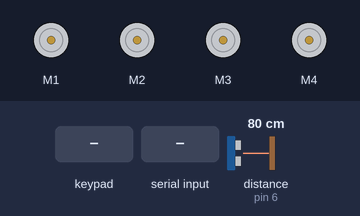
This sketch was run on a simulated Arduino Uno, built with avr-gcc and run on an emulated ATmega328P. On the bench: 4 × DC motor (green arrow = forward, orange = backward, longer = faster). Wiring (inferred from the names in the program): ultrasonic range finder: trigger pin 7; echo pin 6. The inputs (shaded band) are chosen by the test bench; at power-on: distance to the obstacle (sensor on pin 6) 80 cm. The echo pulse lasts 58.3 µs per cm; what the sketch prints to the serial monitor is not drawn.

Above: at 1.2 s.
1.3 s: key 'X' pressed
At 2.2 s:
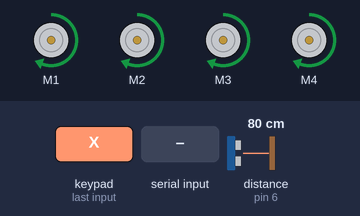
2.8 s: "move_left\n" received over Serial
At 3.6 s:
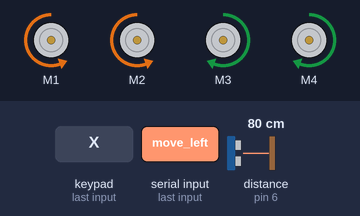
5.3 s: "move_right\n" received over Serial
At 6.1 s:
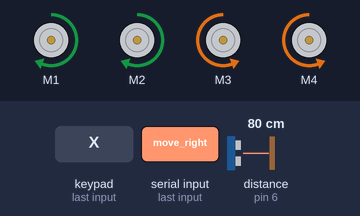
7.8 s: distance to the obstacle (sensor on pin 6) set to 22 cm
9.3 s: distance to the obstacle (sensor on pin 6) set to 19 cm
Timing chart, 0 to 12.3 s (numbered marks = the images above; inputs shaded):
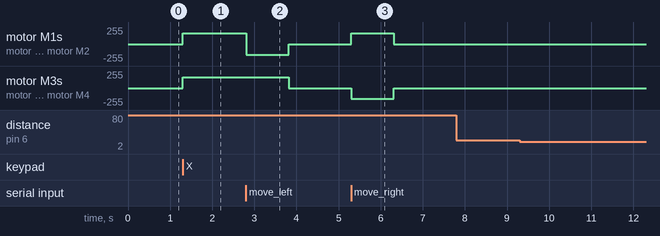

Measured:
- after the input at 1.3 s, motor M1–4: stopped → forward 160/255 at once
- after the input at 2.8 s, motor M1, motor M2: forward 160/255 → backward 160/255 at once, → stopped 1.0 s later; motor M3, motor M4: forward 160/255 → stopped after 1.0 s
- after the input at 5.3 s, motor M1, motor M2: stopped → forward 160/255 at once, → stopped 1.0 s later; motor M3, motor M4: stopped → backward 160/255 at once, → stopped 1.0 s later
- after the input at 7.8 s, every drawn part: stays the same
- after the input at 9.3 s, every drawn part: stays the same

The sketch:

mobility_control.ino
```cpp
#include <Adafruit_MotorShield.h>
#include "PS2X_lib.h"

// PS2 控制器
PS2X ps2x;
int error;

// 狀態變數
int robot_mode = 0;
int forward = 0, backward = 0;
int turn_180 = 0, turn_90_right = 0, turn_90_left = 0;
int button_state = 0;

// 串口控制
String serialCommand = "";
boolean commandAvailable = false;
boolean serialControlActive = false;

// 轉向定時器
unsigned long turnStartTime = 0;
boolean turnTimerActive = false;
const int turnDuration = 1000;  // 1秒轉向時間

// 馬達控制
int delay_period = 10;
//int delay_period = 200;
Adafruit_MotorShield AFMS = Adafruit_MotorShield();
Adafruit_DCMotor *motor1 = AFMS.getMotor(1);
Adafruit_DCMotor *motor2 = AFMS.getMotor(2);
Adafruit_DCMotor *motor3 = AFMS.getMotor(3);
Adafruit_DCMotor *motor4 = AFMS.getMotor(4);

// ✅ 超音波感測器腳位
const int trigPin = 7;
const int echoPin = 6;
long duration;
int distance;

// ✅ 正方形模式參數（慢速版）
int square_mode = 0;
int square_step = 0;
unsigned long square_start_time = 0;
const int square_forward_time = 2000;  // 原本 1000
const int square_turn_time = 1000;      // 原本 170

void setup() {
  Serial.begin(115200); // 處理串口命令函數
  AFMS.begin();

  pinMode(trigPin, OUTPUT);
  pinMode(echoPin, INPUT);

  Serial.println("Robot mobility control initialized");
  Serial.println("Ready to receive commands");

  do {
    error = ps2x.config_gamepad(13, 11, 10, 12, true, true);
    if (error == 0) {
      Serial.println("PS2 Controller connected!");
      break;
    } else {
      delay(100);
    }
  } while (1);
}

void checkSerialCommand() {
  while (Serial.available() > 0) {
    char c = Serial.read();

    // 換行符號表示一個完整的命令
    if (c == '\n') {
      commandAvailable = true;
      serialControlActive = true;
      break;
    } else {
      // 累積字符到命令字符串
      serialCommand += c;
    }
  }
}

void processSerialCommand() {
  // 移除可能的空白字符
  serialCommand.trim();

  Serial.print("收到命令: ");
  Serial.println(serialCommand);

  // 設置最後命令時間為當前時間
  static unsigned long lastCommandTime;
  lastCommandTime = millis(); // 更新最後命令時間，確保串口控制不會超時

  // 根據命令控制機器人
  if (serialCommand == "move_forward") {
    Serial.println("✅ 前進 (持續)");
    Serial.println("Forward (continuous)");
    // 使用PS2手柄的前進邏輯設置狀態變數
    forward = 1;
    backward = turn_180 = turn_90_left = turn_90_right = 0;
    turnTimerActive = false;
  }
  else if (serialCommand == "move_backward") {
    Serial.println("✅ 後退 (持續)");
    Serial.println("Backward (continuous)");
    // 使用PS2手柄的後退邏輯設置狀態變數
    backward = 1;
    forward = turn_180 = turn_90_left = turn_90_right = 0;
    turnTimerActive = false;
  }
  else if (serialCommand == "move_left") {
    Serial.println("✅ 左轉 (1秒)");
    Serial.println("Left turn (1 second)");
    // 啟動轉向定時器
    setMotorsTurnLeft(160);
    turnStartTime = millis();
    turnTimerActive = true;
  }
  else if (serialCommand == "move_right") {
    Serial.println("✅ 右轉 (1秒)");
    Serial.println("Right turn (1 second)");
    // 啟動轉向定時器
    setMotorsTurnRight(160);
    turnStartTime = millis();
    turnTimerActive = true;
  }
  else if (serialCommand == "stop") {
    Serial.println("✅ 停止");
    Serial.println("Stop");
    // 重置所有狀態變數
    forward = backward = turn_180 = turn_90_left = turn_90_right = 0;
    square_mode = 0; // 確保方形路徑模式關閉
    turnTimerActive = false; // 取消任何正在進行的轉向定時器
    stopAllMotors(); // 立即停止馬達
  }
  else if (serialCommand == "start_patrol") {
    Serial.println("✅ 開始巡邏模式");
    Serial.println("Start patrol mode - Square path");
    square_mode = 1;
    square_step = 0;
    square_start_time = millis();
  }
  else {
    Serial.print("❌ 未知命令: ");
    Serial.println(serialCommand);
  }

  // 清除命令，準備接收下一個
  serialCommand = "";
}

int getDistance() {
  digitalWrite(trigPin, LOW);
  delayMicroseconds(2);
  digitalWrite(trigPin, HIGH);
  delayMicroseconds(10);
  digitalWrite(trigPin, LOW);
  duration = pulseIn(echoPin, HIGH);
  return duration * 0.034 / 2;
}

void loop() {


  //✅ 超音波避障：當距離小於 20 公分時，機器人會停止
  int d = getDistance();
  if (d < 20 && d != 0) {
    Serial.print(d);
    Serial.println("🚨 障礙物偵測，停止！");
    // 根據需要選擇向右或向左轉
    stopAllMotors();
    delay(1000);
    return;
  }


  // 檢查是否有串口指令
  checkSerialCommand();

  // 檢查轉向定時器
  if (turnTimerActive) {
    // 檢查是否已經運行了1秒
    if (millis() - turnStartTime >= turnDuration) {
      Serial.println("✅ 轉向完成 (1秒到期)");
      Serial.println("Turn completed (1 second timeout)");
      stopAllMotors();
      turnTimerActive = false;
    }
  }

  // 如果有串口指令，優先處理串口指令
  if (commandAvailable) {
    processSerialCommand();
    commandAvailable = false;
    return;
  }

  // 如果串口控制被激活，暫停 PS2 控制
  if (serialControlActive) {
    // 每5秒檢查一次串口連接，如果5秒內沒有收到命令，恢復 PS2 控制
    static unsigned long lastCommandTime = millis();

    // 檢查轉向計時器，即使在串口控制模式下也不跳過這個檢查
    // 這確保左右轉向完成後會停下來
    if (turnTimerActive) {
      // 返回來讓轉向計時器檢查繼續在下一個循環生效
      return;
    }

    if (millis() - lastCommandTime > 30000) {
      serialControlActive = false;
      Serial.println("串口控制超時，恢復 PS2 控制");
      stopAllMotors();  // 超時時停止所有馬達，確保安全
    }

    // 重要: 在串口控制模式下跳過其余的loop代碼
    // 這確保不會重新計算馬達速度並覆蓋串口命令設置的速度
    return;
  }

  ps2x.read_gamepad(false, 0);


  if(button_state ==1){
    button_state = 0;
    return;

  }

  // ✅ 緊急停止
  if (ps2x.Button(PSB_SQUARE)) {
    Serial.println("🟥 緊急停止");
    forward = backward = turn_180 = turn_90_left = turn_90_right = 0;
    square_mode = 0;
    stopAllMotors();
    delay(delay_period);
    return;
  }

  //✅ 啟動正方形模式
  if (ps2x.NewButtonState(PSB_R2)) {
    Serial.println("🟦 正方形模式 ON");
    square_mode = 1;
    square_step = 0;
    square_start_time = millis();
    button_state = 1;
  }

  // ✅ 正方形模式邏輯
  if (square_mode) {
    Serial.print("step:");
    Serial.println(square_step);
    unsigned long now = millis();
    int ms = 180;
    if (square_step % 2 == 0) {
      setAllMotors(-ms);
      if (now - square_start_time > square_forward_time) {
        square_step++;
        square_start_time = now;
        Serial.println("ready to turn right");
        stopAllMotors();
        //delay(1000);
      }
    } else {
      Serial.println("turn right!");

      // ✅ 轉彎 90 度
      // ms = 400;

      // ✅ 轉彎 180 度
      ms = 800;

      setMotorsTurnRight(180);
      delay(ms);
      if (now - square_start_time > square_turn_time) {
        square_step++;
        square_start_time = now;
        stopAllMotors();
        //delay(1000);
      }
    }

    if (square_step >= 8) {
      Serial.println("✅ 正方形完成！");
      square_mode = 0;
      stopAllMotors();
    }

    //delay(delay_period);
    return;
  }

  if (button_state == 1) {
    button_state = 0;
    return;
  }

  // 🔼 手動控制按鍵
  if (ps2x.NewButtonState(PSB_TRIANGLE)) {
    Serial.println("Triangle Pressed");
    forward = 1; backward = turn_180 = 0; button_state = 1;
  }

  if (ps2x.NewButtonState(PSB_CROSS)) {
    Serial.println("Cross Pressed");
    button_state = 1;
    backward = 1; forward = turn_180 = 0; button_state = 1;
  }

  if (ps2x.NewButtonState(PSB_CIRCLE)) {
    Serial.println("Circle Pressed");
    button_state = 1;
    turn_180 = 1; forward = backward = 0; button_state = 1;
  }

  if (ps2x.NewButtonState(PSB_R1)) {
    Serial.println("R1 Pressed");
    button_state = 1;
    turn_90_right = 1; button_state = 1;
  }

  if (ps2x.NewButtonState(PSB_L1)) {
    Serial.println("L1 Pressed");
    button_state = 1;
    turn_90_left = 1; button_state = 1;
  }

  int x = ps2x.Analog(PSS_LX) - 128;
  int y = ps2x.Analog(PSS_LY) - 128;
  if (abs(x) < 10) x = 0;
  if (abs(y) < 10) y = 0;

  int motorSpeed1 = (y - x) * 1.8;
  int motorSpeed2 = (y + x) * 1.8;
  int motorSpeed3 = (y + x) * 1.8;
  int motorSpeed4 = (y - x) * 1.8;

  // Turbo 模式
  if (ps2x.Button(PSB_L2)) {
    motorSpeed1 *= 1.6;
    motorSpeed2 *= 1.6;
    motorSpeed3 *= 1.6;
    motorSpeed4 *= 1.6;
  }

  // 特別動作
  if (forward) {
    motorSpeed1 = motorSpeed2 = motorSpeed3 = motorSpeed4 = -160;
  } else if (backward) {
    motorSpeed1 = motorSpeed2 = motorSpeed3 = motorSpeed4 = 160;
  } else if (turn_180) {
    setMotorsTurnRight(180);
    delay(800);
    turn_180 = 0;
    return;
  } else if (turn_90_right) {
    setMotorsTurnRight(180);
    delay(1100);
    turn_90_right = 0;
    return;
  } else if (turn_90_left) {
    setMotorsTurnLeft(180);
    delay(1100);
    turn_90_left = 0;
    return;
  }

  // Serial.print("m1:");
  // Serial.println(motorSpeed1);
  // Serial.print("m2:");
  // Serial.println(motorSpeed2);
  // Serial.print("m3:");
  // Serial.println(motorSpeed3);
  // Serial.print("m4:");
  // Serial.println(motorSpeed4);


  motorSpeed1 = constrain(motorSpeed1, -255, 255);
  motorSpeed2 = constrain(motorSpeed2, -255, 255);
  motorSpeed3 = constrain(motorSpeed3, -255, 255);
  motorSpeed4 = constrain(motorSpeed4, -255, 255);

  setMotorSpeed(motor1, motorSpeed1);
  setMotorSpeed(motor2, motorSpeed2);
  setMotorSpeed(motor3, motorSpeed3);
  setMotorSpeed(motor4, motorSpeed4);

  delay(delay_period);
}

// ✅ 幫你做一些常用馬達控制函數

void setMotorSpeed(Adafruit_DCMotor *motor, int speed) {
  if (speed > 0) {
    motor->setSpeed(speed);
    motor->run(FORWARD);
  } else if (speed < 0) {
    motor->setSpeed(-speed);
    motor->run(BACKWARD);
  } else {
    motor->run(RELEASE);
  }
}

void setAllMotors(int speed) {
  if (speed > 0) {
    motor1->run(FORWARD);
    motor2->run(FORWARD);
    motor3->run(FORWARD);
    motor4->run(FORWARD);
  } else {
    speed = -speed;
    motor1->run(BACKWARD);
    motor2->run(BACKWARD);
    motor3->run(BACKWARD);
    motor4->run(BACKWARD);
  }

  motor1->setSpeed(speed);
  motor2->setSpeed(speed);
  motor3->setSpeed(speed);
  motor4->setSpeed(speed);
}

void stopAllMotors() {
  setAllMotors(0);
}

void setMotorsTurnRight(int speed) {
  setMotorSpeed(motor1, speed);
  setMotorSpeed(motor2, speed);
  setMotorSpeed(motor3, -speed);
  setMotorSpeed(motor4, -speed);
}

void setMotorsTurnLeft(int speed) {
  setMotorSpeed(motor1, -speed);
  setMotorSpeed(motor2, -speed);
  setMotorSpeed(motor3, speed);
  setMotorSpeed(motor4, speed);
}
```
